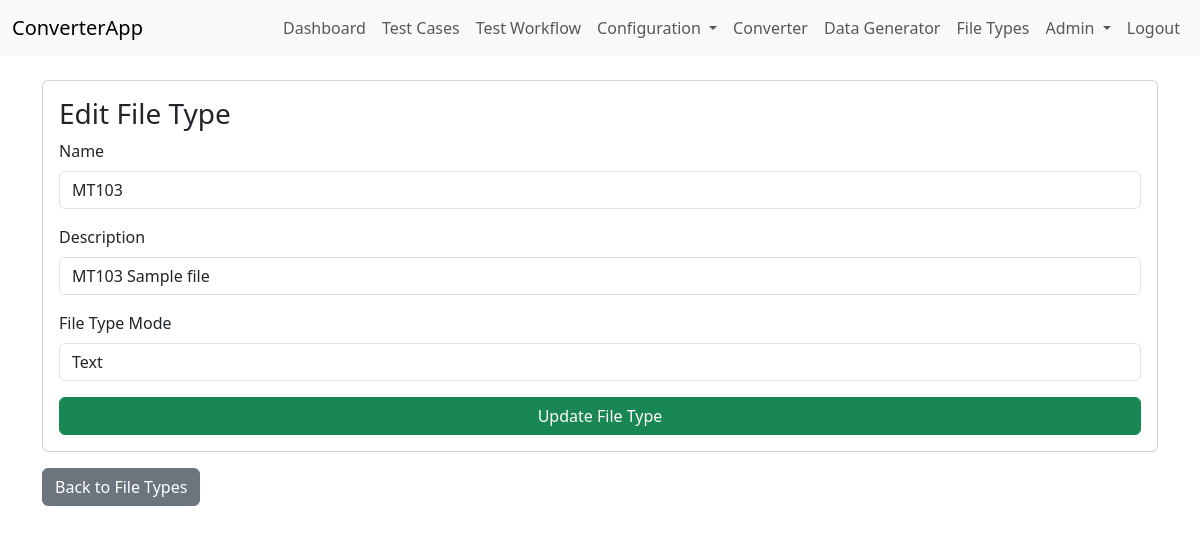
Screenshot of /filetypes/edit/1 (signed in) with the database file from the repository.
### app/models.py (models this page shows)
class FileType(db.Model):
    id = db.Column(db.Integer, primary_key=True)
    name = db.Column(db.String(100), unique=True, nullable=False)
    description = db.Column(db.String(255))
    active = db.Column(db.Boolean, default=True)
    extraction_rules = db.Column(db.Text, nullable=True)
    file_mode = db.Column(db.String(10), default='text')  # 'xml' or 'text'

### app/config/routes.py (the view, shortened to what this page needs)
@filetypes.route('/filetypes/edit/<int:filetype_id>', methods=['GET', 'POST'])
@login_required
@permission_required('filetype_manage')
def edit_filetype(filetype_id):
    ft = FileType.query.get_or_404(filetype_id)
    errors = []
    return render_template('filetype_form.html', filetype=ft, errors=errors)

### app/auth/routes.py (called while the page is built)
@login_manager.user_loader
def load_user(user_id):
    return User.query.get(int(user_id))

### app/testcases.py (called while the page is built)
def permission_required(permission_name):
    def decorator(f):
        @wraps(f)
        def decorated_function(*args, **kwargs):
            if not current_user.is_authenticated:
                abort(403)
            if not current_user.role or not any(p.name == permission_name for p in current_user.role.permissions):
                abort(403)
            return f(*args, **kwargs)
        return decorated_function
    return decorator

### app/templates/filetype_form.html (shortened to what this page needs)
{% extends 'base.html' %}
{% block content %}
<div class="card">
    <div class="card-body">
        <h3>{{ 'Edit' if filetype else 'Add' }} File Type</h3>
        <form method="POST" id="fileTypeForm">
            <div class="mb-3">
                <label for="name" class="form-label">Name</label>
                <input type="text" class="form-control" id="name" name="name" required value="{{ filetype.name if filetype else '' }}">
            </div>
            <div class="mb-3">
                <label for="description" class="form-label">Description</label>
                <input type="text" class="form-control" id="description" name="description" value="{{ filetype.description if filetype else '' }}">
            </div>
            <div class="mb-3">
                <label for="file_mode" class="form-label">File Type Mode</label>
                <select class="form-control" id="file_mode" name="file_mode">
                    <option value="text" {% if filetype and filetype.file_mode == 'text' %}selected{% endif %}>Text</option>
                </select>
            </div>
            <div class="d-grid">
                <button type="submit" class="btn btn-success">{{ 'Update' if filetype else 'Add' }} File Type</button>
            </div>
        </form>
    </div>
</div>
<a href="{{ url_for('filetypes.list_filetypes') }}" class="btn btn-secondary mt-3">Back to File Types</a>
<link href="https://cdn.jsdelivr.net/npm/jsoneditor@9.10.0/dist/jsoneditor.min.css" rel="stylesheet" type="text/css">
{% endblock %}

### rows the page displays
FileType: name "MT103", description "MT103 Sample file", file_mode "Text"

### other values shown
{{ 'Edit' if filetype else 'Add' }} "Edit"
{{ 'Update' if filetype else 'Add' }} "Update"
